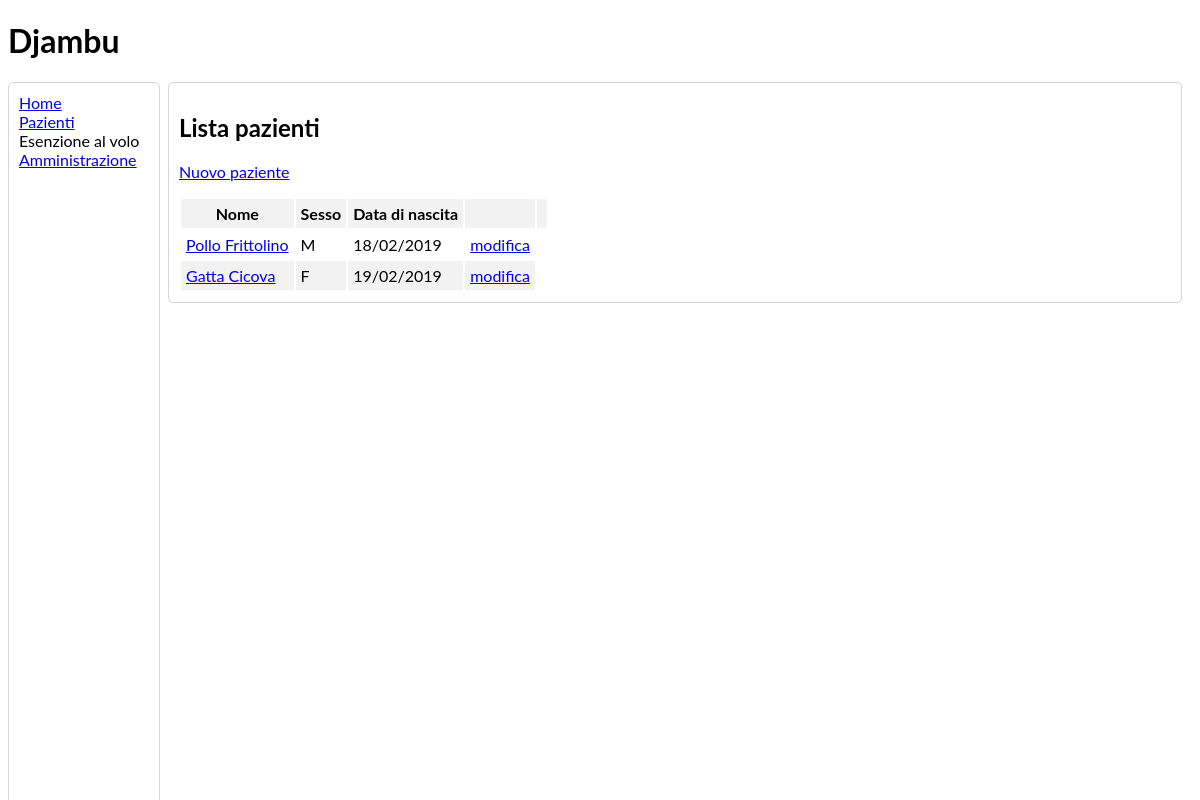
The page /patients/list/ on the database its author committed.
### patients/models.py (models this page shows, shortened)
class Patient(models.Model): # TODO: make fields mandatory
    last_name = models.CharField(max_length=50, verbose_name='cognome')
    first_name = models.CharField(max_length=50, verbose_name='nome')
    sex = models.CharField(max_length=1, choices=SEX_CHOICES, verbose_name='sesso')
    birth_date = models.DateField(verbose_name='data di nascita')
    birth_place = models.CharField(max_length=100, verbose_name='luogo di nascita')
    fiscal_code = models.CharField(max_length=16, blank=True, null=True,
                                   verbose_name='codice fiscale')
    address = models.CharField(max_length=200, blank=True, null=True,
                               verbose_name='indirizzo')
    class Meta:
        verbose_name = 'paziente'
        verbose_name_plural = 'pazienti'

### patients/views.py (the view)
# urls.py: path('list/', PatientsListView.as_view(),
class PatientsListView(ListView):
    model = Patient
    template_name = 'patients/patients_list.html'

### patients/templates/patients/patients_list.html
{% extends './base_djambu.html' %}
{% load admin_urls %}
{% block content %}
  <div class="round-border-panel">
    <h2>Lista pazienti</h2>
    <p>{% include 'patients/panel_add_patient.html' %}</p>
    <table class="table">
      <tr>
        <th>Nome</th>
        <th>Sesso</th>
        <th>Data di nascita</th>
        <th></th>
        <th></th>
      </tr>
      {% for p in patient_list %}
        <tr>
          <td>
            <a href="{% url 'patients:patient_detail' p.pk %}">
              {{ p.last_name|capfirst }} {{ p.first_name|capfirst }}
            </a>
          </td>
          <td>{{ p.sex|capfirst }}</td>
          <td>{{ p.birth_date|date:'d/m/Y' }}</td>
          <td><a href="/patients_admin/patients/patient/{{ p.pk }}/change/">modifica</a></td>
        </tr>
      {% endfor %}
    </table>
  </div>
{% endblock %}

### patients/static/patients/css/style.css (style rules this page uses)
body { font-family: Lato, sans-serif; }
th, td { padding: 5px; }
tr:nth-child(odd) { background-color: #f2f2f2; }
.round-border-panel { border: 1px solid lightgrey; border-radius: 5px; padding: 10px; margin-bottom: 10px; }

### rows shown on the page
Patient: last_name "Pollo", first_name "Frittolino", sex "M", birth_date "18/02/2019"
Patient: last_name "Gatta", first_name "Cicova", sex "F", birth_date "19/02/2019"
